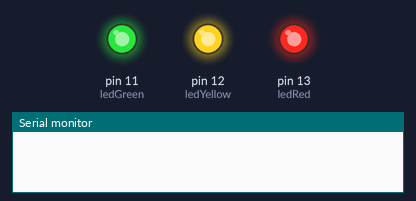
This sketch was run on a simulated Arduino Uno, built with avr-gcc and run on an emulated ATmega328P. On the bench: output pins drawn as LEDs (lit = HIGH), the last lines printed to the serial monitor. Random numbers use the default seed unless the sketch sets one.

Above: at 0.1 s.
At 4.62 s:
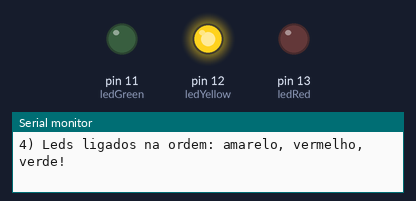
At 8.54 s:
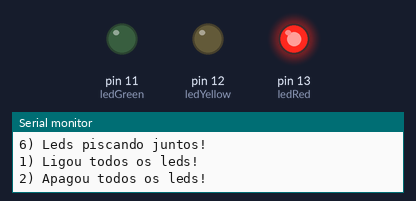
At 19.85 s:
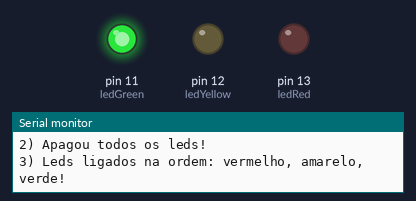
At 39.5 s:
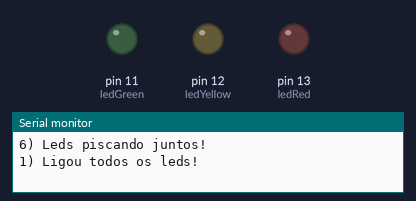
Timing chart, 0 to 40.0 s (numbered marks = the images above):
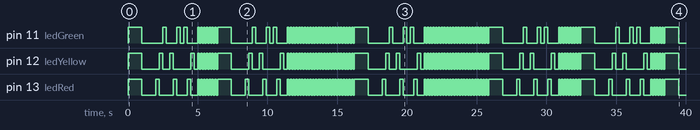

The sketch:

wokwi_projects_leds_blinking.ino
```cpp
int ledRed = 13;
int ledYellow = 12;
int ledGreen = 11;
int oneSec = 1000;
int quarterSec = 250;
int halfSec = 500;
char firstStep[] = "1) Ligou todos os leds!";
char secondStep[] = "2) Apagou todos os leds!";
char thirdStep[] = "3) Leds ligados na ordem: vermelho, amarelo, verde!";
char fourthStep[] = "4) Leds ligados na ordem: amarelo, vermelho,  verde!";
char fifthStep[] = "5) Leds ligados na ordem: verde, amarelo, vermelho!";
char sixthStep[] = "6) Leds piscando juntos!";

void setup() {
  pinMode(ledRed, OUTPUT);
  pinMode(ledYellow, OUTPUT);
  pinMode(ledGreen, OUTPUT);
  Serial.begin(9600);
}

void turnOnAllLeds() {
  digitalWrite(ledRed, HIGH);
  digitalWrite(ledYellow, HIGH);
  digitalWrite(ledGreen, HIGH);
}

void turnOffAllLeds() {
  digitalWrite(ledRed, LOW);
  digitalWrite(ledYellow, LOW);
  digitalWrite(ledGreen, LOW);
}

void redYellowGreen() {
  digitalWrite(ledRed, HIGH); delay(quarterSec); digitalWrite(ledRed, LOW);
  digitalWrite(ledYellow, HIGH); delay(quarterSec); digitalWrite(ledYellow, LOW);
  digitalWrite(ledGreen, HIGH); delay(quarterSec); digitalWrite(ledGreen, LOW);
}

void yellowRedGreen() {
  digitalWrite(ledYellow, HIGH); delay(quarterSec); digitalWrite(ledYellow, LOW);
  digitalWrite(ledRed, HIGH); delay(quarterSec); digitalWrite(ledRed, LOW);
  digitalWrite(ledGreen, HIGH); delay(quarterSec); digitalWrite(ledGreen, LOW);
}

void greenRedYellow() {
  digitalWrite(ledGreen, HIGH); delay(quarterSec); digitalWrite(ledGreen, LOW);
  digitalWrite(ledRed, HIGH); delay(quarterSec); digitalWrite(ledRed, LOW);
  digitalWrite(ledYellow, HIGH); delay(quarterSec); digitalWrite(ledYellow, LOW);
}

void loop() {
  turnOnAllLeds();
  delay(oneSec);
  Serial.println(firstStep);

  turnOffAllLeds();
  delay(oneSec);
  Serial.println(secondStep);

  redYellowGreen();
  delay(quarterSec);
  Serial.println(thirdStep);

  yellowRedGreen();
  delay(quarterSec);
  Serial.println(fourthStep);

  greenRedYellow();
  delay(quarterSec);
  Serial.println(fifthStep);

  int repetitions = random(25);

  Serial.println(sixthStep);

  for (int loop = 0; loop < repetitions; loop++) {
    turnOnAllLeds();
    delay(100);
    turnOffAllLeds();
    delay(100);
  }

}
```

Measured:
- by itself, pin 11 (ledGreen): LOW → HIGH at 0.00 s, → LOW 1.0 s later, → HIGH 1.5 s later, → LOW 0.25 s later, … (176 changes in this stretch)
- by itself, pin 12 (ledYellow): LOW → HIGH at 0.00 s, → LOW 1.0 s later, → HIGH 1.3 s later, → LOW 0.25 s later, … (176 changes in this stretch)
- by itself, pin 13 (ledRed): LOW → HIGH at 0.00 s, → LOW 1.0 s later, → HIGH 1.0 s later, → LOW 0.25 s later, … (176 changes in this stretch)
